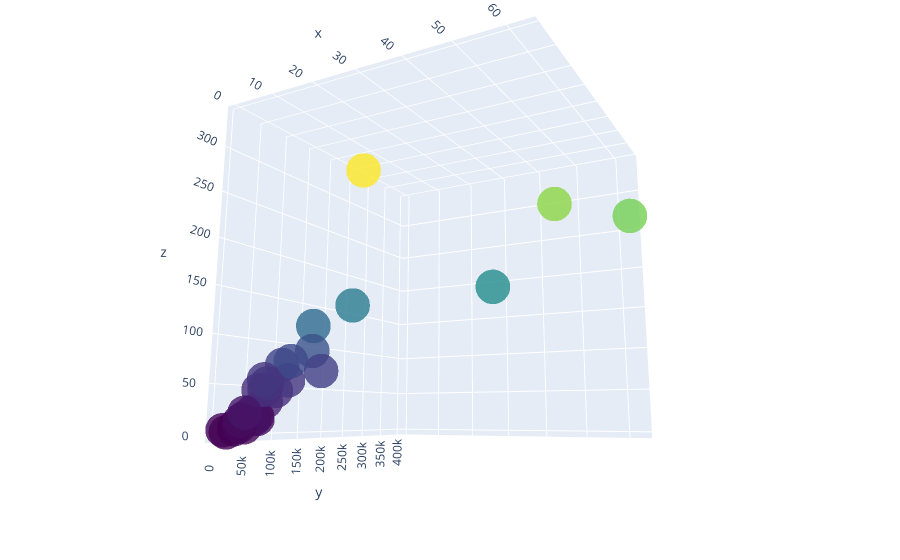

This figure's notebook cell:
### Code cell
#3D Plotly visualization
import chart_studio

chart_studio.tools.set_credentials_file(username='DemoAccount', api_key='lr1c37zw81')

x = df_bar_pubg['solo_Wins']
y = df_bar_pubg['solo_TimeSurvived']
z = df_bar_pubg['solo_RoundsPlayed']

trace1 = go.Scatter3d(
    x=x,
    y=y,
    z=z,
    mode='markers',
    marker=dict(
    size=12,
    color=z,
    colorscale='Viridis',
    opacity=0.8))

data = [trace1]
layout = go.Layout(
    margin=dict(
    l=0,
    r=0,
    b=0,
    t=0)
)

fig = go.Figure(data=data, layout=layout)
iplot(fig, filename='3d-pubg-plot')

### Figure 1 — Plotly figure (JSON) as saved in the notebook; plotly's stock layout.template omitted (floating-point values rounded to 4 significant figures)
{"data": [{"marker": {"color": [17, 33, 5, 8, 6, 16, 142, 19, 44, 8, 116, 335, 87, 72, 23, 3, 165, 65, 16, 45, 55, 45, 9, 14, 277, 265, 77, 52, 56, 22], "colorscale": [[0, "#440154"], [0.1111, "#482878"], [0.2222, "#3e4989"], [0.3333, "#31688e"], [0.4444, "#26828e"], [0.5556, "#1f9e89"], [0.6667, "#35b779"], [0.7778, "#6ece58"], [0.8889, "#b5de2b"], [1, "#fde725"]], "opacity": 0.8, "size": 12}, "mode": "markers", "type": "scatter3d", "x": [3, 6, 0, 4, 2, 5, 12, 5, 6, 2, 7, 4, 9, 4, 3, 1, 38, 12, 6, 2, 7, 4, 3, 2, 48, 63, 4, 3, 3, 2], "y": [18470.0, 33010.0, 4330.0, 13420.0, 9841.0, 22000.0, 148100.0, 26090.0, 49280.0, 10280.0, 106300.0, 233000.0, 91380.0, 71910.0, 31000.0, 3638.0, 246800.0, 87210.0, 20930.0, 45920.0, 62760.0, 43120.0, 11730.0, 18490.0, 331200.0, 397000.0, 87510.0, 53550.0, 47970.0, 25090.0], "z": [17, 33, 5, 8, 6, 16, 142, 19, 44, 8, 116, 335, 87, 72, 23, 3, 165, 65, 16, 45, 55, 45, 9, 14, 277, 265, 77, 52, 56, 22]}], "layout": {"autosize": true, "margin": {"b": 0, "l": 0, "r": 0, "t": 0}, "scene": {"aspectmode": "auto", "aspectratio": {"x": 1, "y": 1, "z": 1}, "camera": {"center": {"x": 0, "y": 0, "z": 0}, "eye": {"x": 1.01, "y": -1.867, "z": -0.4265}, "projection": {"type": "perspective"}, "up": {"x": 0, "y": 0, "z": 1}}}}}
